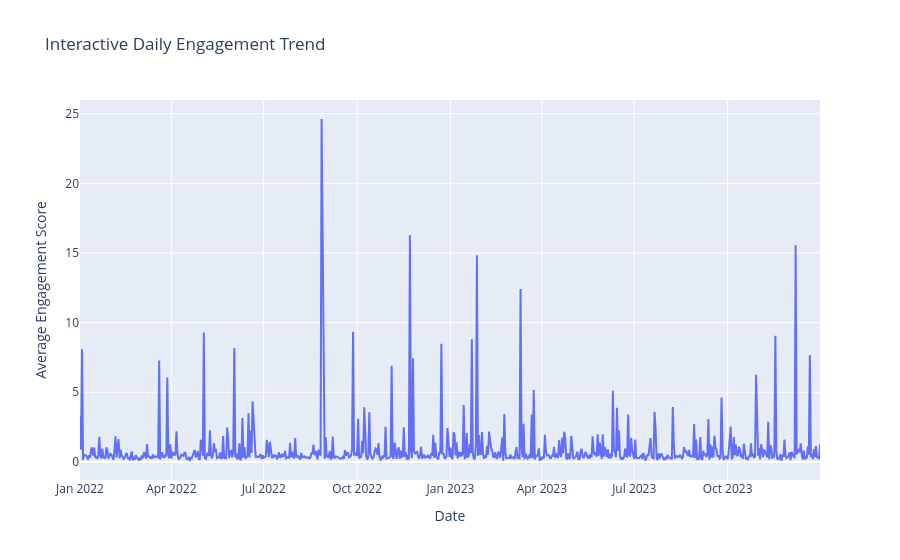

Notebook code for this chart:
### Markdown cell above
#### 11. Interactive Line Chart — Daily Engagement

### Code cell
fig = px.line(
    x=daily_engagement.index,
    y=daily_engagement.values,
    title='Interactive Daily Engagement Trend',
    labels={
        'x': 'Date',
        'y': 'Average Engagement Score'
    }
)
fig.show()

### Figure 1 — Plotly figure (JSON) as saved in the notebook; plotly's stock layout.template omitted (floating-point values rounded to 4 significant figures; data arrays with more than 128 entries replaced by an {"elided": "..."} marker saying what was removed)
{"data": [{"hovertemplate": "Date=%{x}<br>Average Engagement Score=%{y}<extra></extra>", "legendgroup": "", "line": {"color": "#636efa", "dash": "solid"}, "marker": {"symbol": "circle"}, "mode": "lines", "name": "", "orientation": "v", "showlegend": false, "type": "scatter", "x": {"elided": "729 str values"}, "xaxis": "x", "y": {"elided": "729 float values"}, "yaxis": "y"}], "layout": {"autosize": true, "legend": {"tracegroupgap": 0}, "title": {"text": "Interactive Daily Engagement Trend"}, "xaxis": {"anchor": "y", "autorange": true, "domain": [0, 1], "range": ["2022-01-01", "2023-12-31"], "title": {"text": "Date"}, "type": "date"}, "yaxis": {"anchor": "x", "autorange": true, "domain": [0, 1], "range": [-1.3, 25.98], "title": {"text": "Average Engagement Score"}, "type": "linear"}}}
